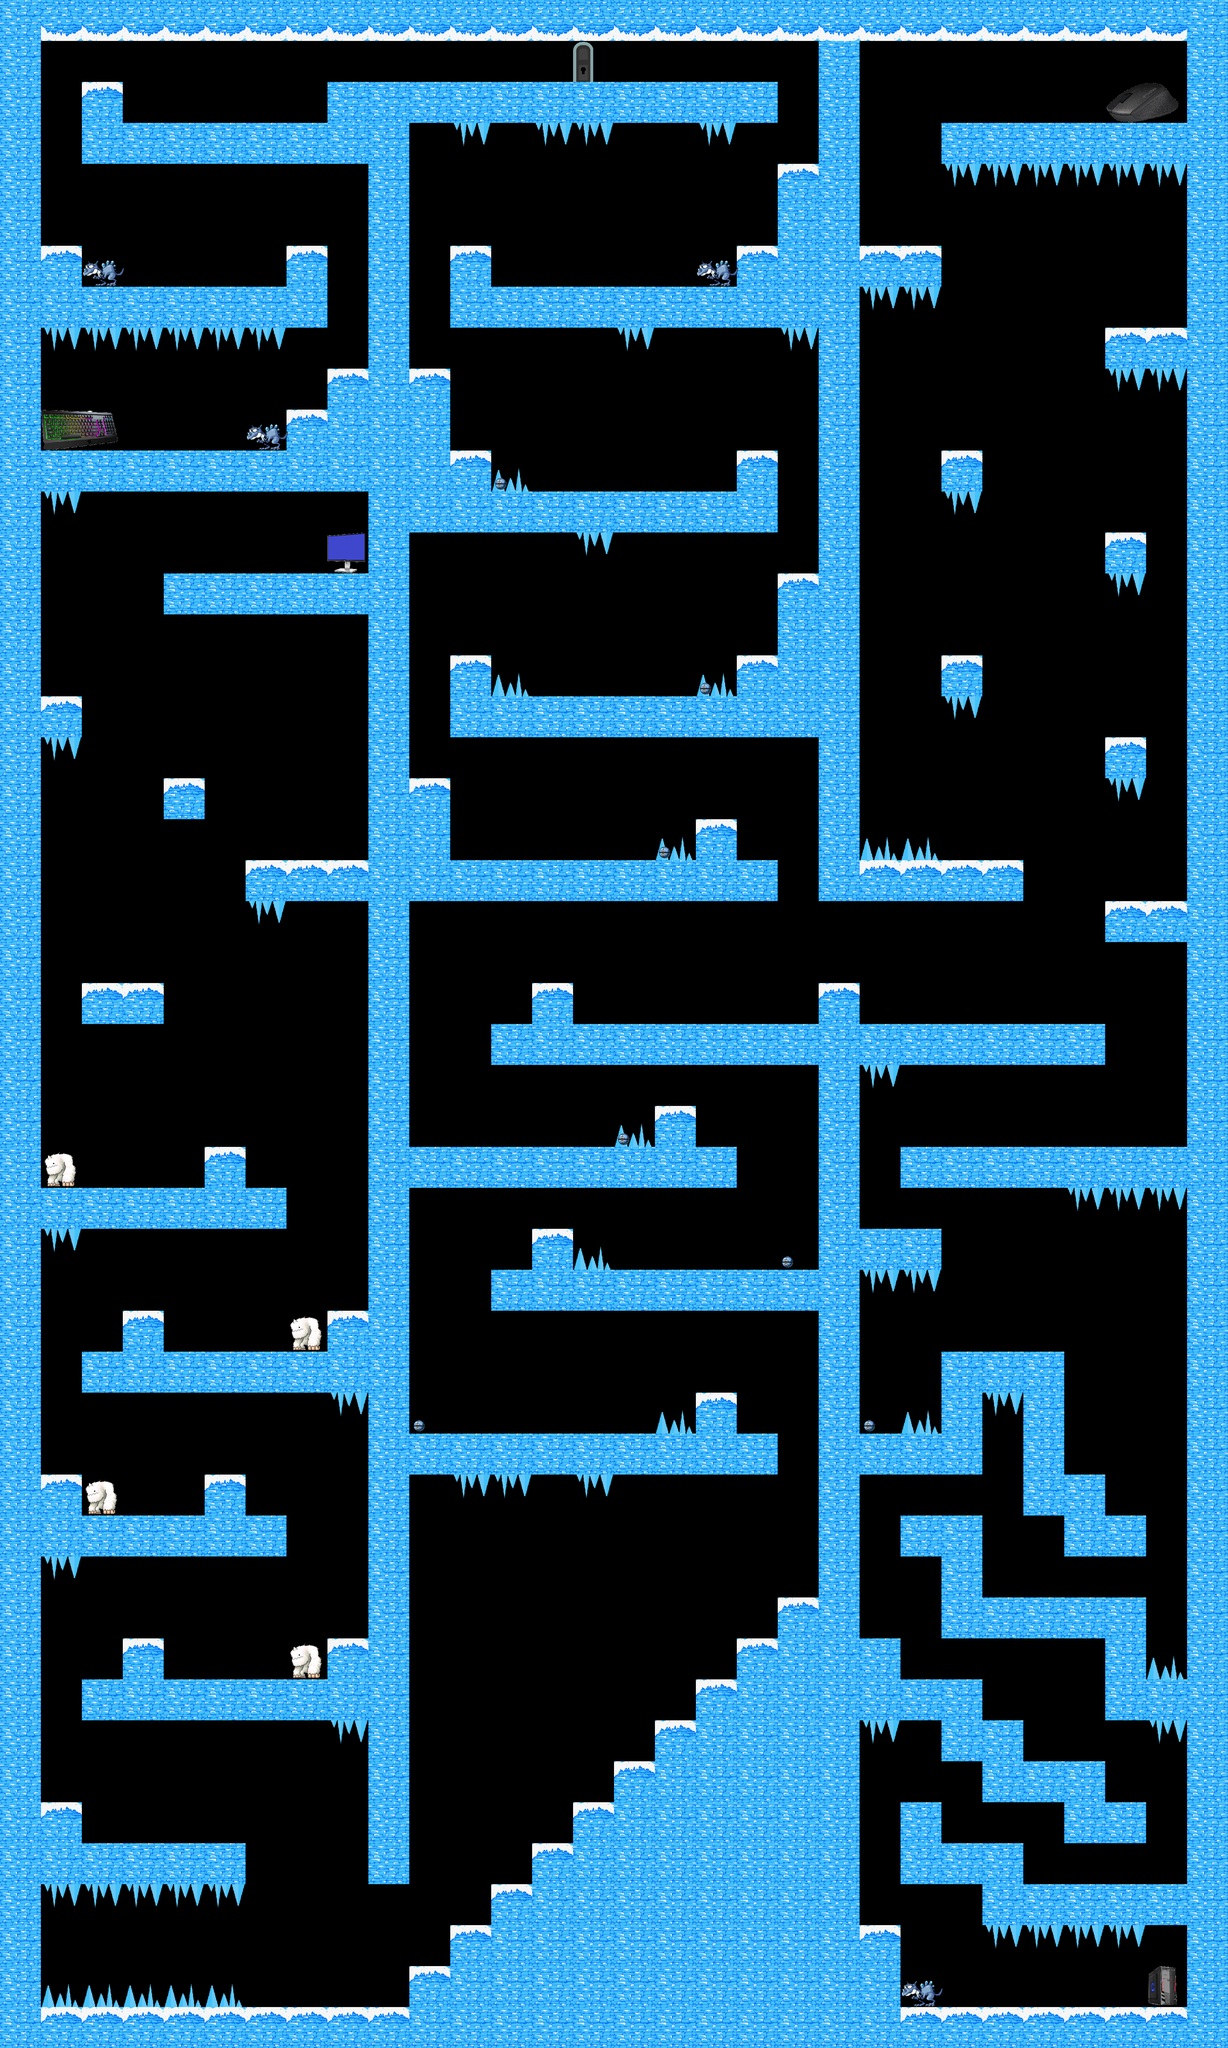

The image is a tile-based game level rendered from a .tmx file. Its description and source (layers, tilesets, objects; grid data summarised) follow:
An orthogonal 30x50 tile map with 128x128 px tiles, 5 tile layers (Background, Platforms, Coins, Enemies, ...).

<map version="1.2" tiledversion="1.3.5" orientation="orthogonal" renderorder="right-down" width="30" height="50" tilewidth="128" tileheight="128" infinite="0" nextlayerid="8" nextobjectid="1">
 <tileset firstgid="1" name="ice_tileset" tilewidth="241" tileheight="128" tilecount="13" columns="0">
  <grid orientation="orthogonal" width="1" height="1" />
  <tile id="8">
   <image width="128" height="128" source="../Images/IceBrickBottom.png" />
  </tile>
  <tile id="9">
   <image width="128" height="128" source="../Images/IceBrickTop.png" />
  </tile>
  <tile id="10">
   <image width="128" height="128" source="../Images/IceBrickWall.png" />
  </tile>
  <tile id="12">
   <image width="110" height="111" source="../Images/Yeti.png" />
  </tile>
  <tile id="13">
   <image width="59" height="49" source="../Images/IceBall.png" />
  </tile>
  <tile id="14">
   <image width="133" height="86" source="../Images/IceDrake.png" />
  </tile>
  <tile id="15">
   <image width="63" height="128" source="../Images/grey_door_with_lock.png" />
  </tile>
  <tile id="16">
   <image width="241" height="128" source="../Images/keyboard.png" />
  </tile>
  <tile id="17">
   <image width="119" height="128" source="../Images/monitor.png" />
  </tile>
  <tile id="18">
   <image width="231" height="128" source="../Images/mouse.png" />
  </tile>
  <tile id="19">
   <image width="99" height="128" source="../Images/tower.png" />
  </tile>
  <tile id="20">
   <image width="128" height="128" source="../Images/IciclesBottom.png" />
  </tile>
  <tile id="21">
   <image width="128" height="128" source="../Images/IciclesTop.png" />
  </tile>
 </tileset>
 <layer id="5" name="Background" width="30" height="50">
  <data>[1500 cells, 72 non-empty, 2 distinct tile ids]</data>
 </layer>
 <layer id="4" name="Platforms" width="30" height="50">
  <data>[1500 cells, 562 non-empty, 3 distinct tile ids]</data>
 </layer>
 <layer id="2" name="Coins" width="30" height="50">
  <data>[1500 cells, 4 non-empty, 4 distinct tile ids]</data>
 </layer>
 <layer id="6" name="Enemies" width="30" height="50">
  <data>[1500 cells, 15 non-empty, 3 distinct tile ids]</data>
 </layer>
 <layer id="7" name="Doors" width="30" height="50">
  <data>[1500 cells, 1 non-empty, 1 distinct tile ids]</data>
 </layer>
</map>
